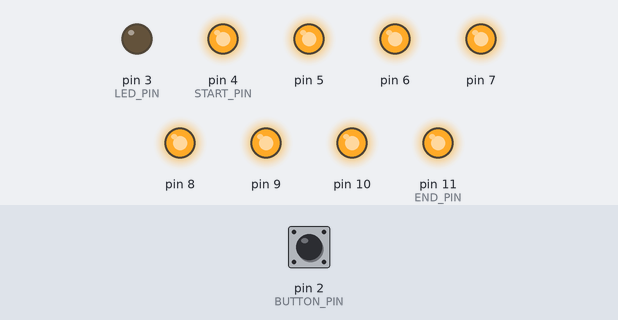
Bench run of a sketch on a simulated Arduino Uno, built with avr-gcc and run on an emulated ATmega328P. Shown: output pins drawn as LEDs (lit = HIGH). The inputs (shaded band) are chosen by the test bench; at power-on: pin 2 (BUTTON_PIN) LOW.

Above: at 1.2 s.
1.3 s: pin 2 (BUTTON_PIN) pulled HIGH for 1 s
At 3.6 s:
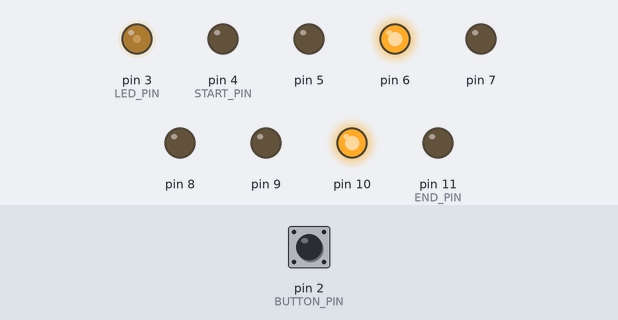
4.3 s: pin 2 (BUTTON_PIN) pulled HIGH for 0.15 s
At 5.2 s:
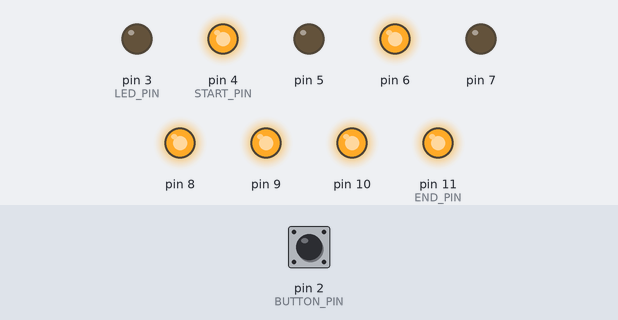
5.9 s: pin 2 (BUTTON_PIN) pulled HIGH for 0.15 s
At 6.5 s:
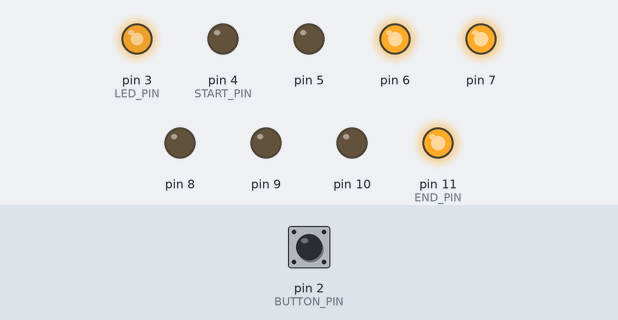
7.5 s: pin 2 (BUTTON_PIN) pulled HIGH for 3.2 s
At 8.8 s:
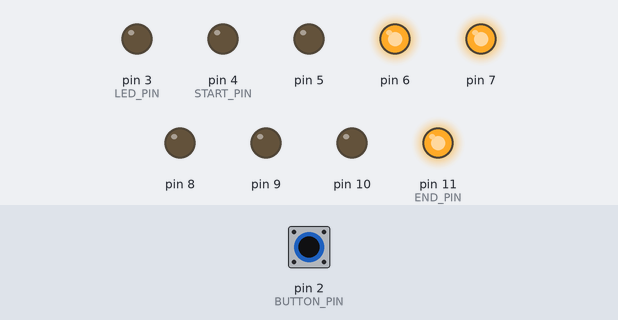
12.2 s: pin 2 (BUTTON_PIN) pulled HIGH for 0.15 s
At 13.5 s:
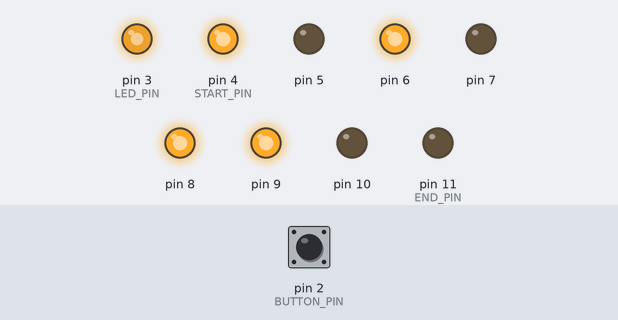
13.8 s: pin 2 (BUTTON_PIN) pulled HIGH for 1 s
At 14.8 s:
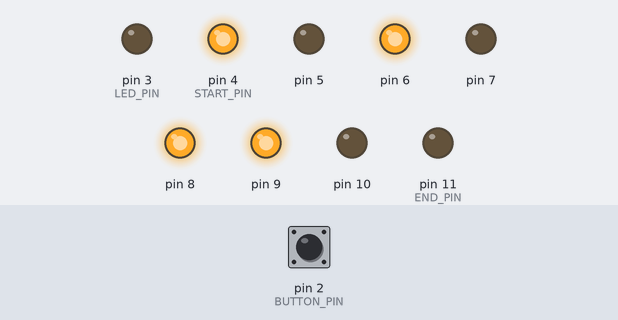
Timing chart, 0 to 16.8 s (numbered marks = the images above; inputs shaded):
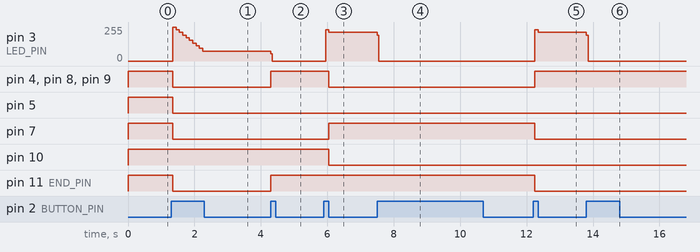

The sketch:

ButtonsLeds7_design.ino
```cpp
#define BUTTON_PIN 2
#define LED_PIN 3
#define BOUNCE_TIME 50
#define PRESSED HIGH
#define START_PIN 4
#define END_PIN 11

volatile long int press_time = 0;
volatile bool pressed_candidate = false;
volatile long int hold_time = 0;
volatile int press_count = 0;
bool button_pressed = false;

bool led_is_on = false;
int brightness_of_led = 0;
bool brightness_is_increasing = true;

bool digits[10][8] = {
  {1,1,0,1,1,1,0,1},  // 0
  {0,1,0,1,0,0,0,0},  // 1
  {1,1,0,0,1,1,1,0},  // 2
  {1,1,0,1,1,0,1,0},  // 3
  {0,1,0,1,0,0,1,1},  // 4
  {1,0,0,1,1,0,1,1},  // 5
  {1,0,1,1,1,1,1,1},  // 6
  {1,1,0,1,0,0,0,0},  // 7
  {1,1,0,1,1,1,1,1},  // 8
  {1,1,1,1,1,0,1,1}   // 9
};

void setup() {
  pinMode(BUTTON_PIN, INPUT);
  pinMode(LED_PIN, OUTPUT);
  for(int i=START_PIN; i <=END_PIN; i++) {
    pinMode(i, OUTPUT);
    digitalWrite(i, HIGH);
  }
  Serial.begin(9600);
  attachInterrupt(digitalPinToInterrupt(BUTTON_PIN), process_button_click, RISING);
}

void loop() {
  if (pressed_candidate == true) {
    if (millis() - press_time >= BOUNCE_TIME) {
      button_pressed = true;
      pressed_candidate = false;
    }
  }

  if (button_pressed) {
    button_pressed = false;

    if (!led_is_on) {
      led_is_on = true;
      brightness_of_led = 255;
      analogWrite(LED_PIN, brightness_of_led);
    } else {
      led_is_on = false;
      brightness_of_led = 0;
      analogWrite(LED_PIN, brightness_of_led);
    }
  }

  if (led_is_on && digitalRead(BUTTON_PIN) == PRESSED) {
    if (millis() - hold_time >= 100) {
      hold_time = millis();
      show_number(round((hold_time/3000))%10);
      if (brightness_is_increasing) {
        brightness_of_led += 20;
        if (brightness_of_led >= 255) {
          brightness_is_increasing = false;
          brightness_of_led = 255;
        }
        analogWrite(LED_PIN, brightness_of_led);
      } else {
        brightness_of_led -= 20;
        if (brightness_of_led <= 0) {
          brightness_is_increasing = true;
          brightness_of_led = 0;
        }
        analogWrite(LED_PIN, brightness_of_led);
      }

    }
  }
}

void process_button_click() {
  if (pressed_candidate == false) {
    press_time = millis();
    pressed_candidate = true;
    press_count++;
    hold_time = 0;
  }
}
void show_number(int digit) {
  if (digit < 0 or digit > 9) {
    return;
  }
  for(int i = START_PIN; i <= END_PIN; i++) {
    digitalWrite(i, !digits[digit][i-START_PIN]);
  }
}
```

Measured:
- after the input at 1.3 s, pin 3 (LED_PIN): 0/255 → 255/255 after 0.05 s, → 235/255 0.10 s later, → 215/255 0.10 s later, → 195/255 0.10 s later, … (10 changes in this stretch); pin 4 (START_PIN), pin 5, pin 7–9, pin 11 (END_PIN): HIGH → LOW after 0.05 s
- after the input at 4.3 s, pin 3 (LED_PIN): 75/255 → 0/255 at once; pin 4 (START_PIN), pin 8, pin 9, pin 11 (END_PIN): LOW → HIGH at once
- after the input at 5.9 s, pin 3 (LED_PIN): 0/255 → 235/255 after 0.05 s, → 215/255 0.10 s later; pin 4 (START_PIN), pin 8–10: HIGH → LOW after 0.15 s; pin 7: LOW → HIGH after 0.15 s
- after the input at 7.5 s, pin 3 (LED_PIN): 215/255 → 0/255 at once
- after the input at 12.2 s, pin 3 (LED_PIN): 0/255 → 235/255 after 0.05 s, → 215/255 0.10 s later; pin 4 (START_PIN), pin 8, pin 9: LOW → HIGH after 0.05 s; pin 7, pin 11 (END_PIN): HIGH → LOW after 0.05 s
- after the input at 13.8 s, pin 3 (LED_PIN): 215/255 → 0/255 at once
